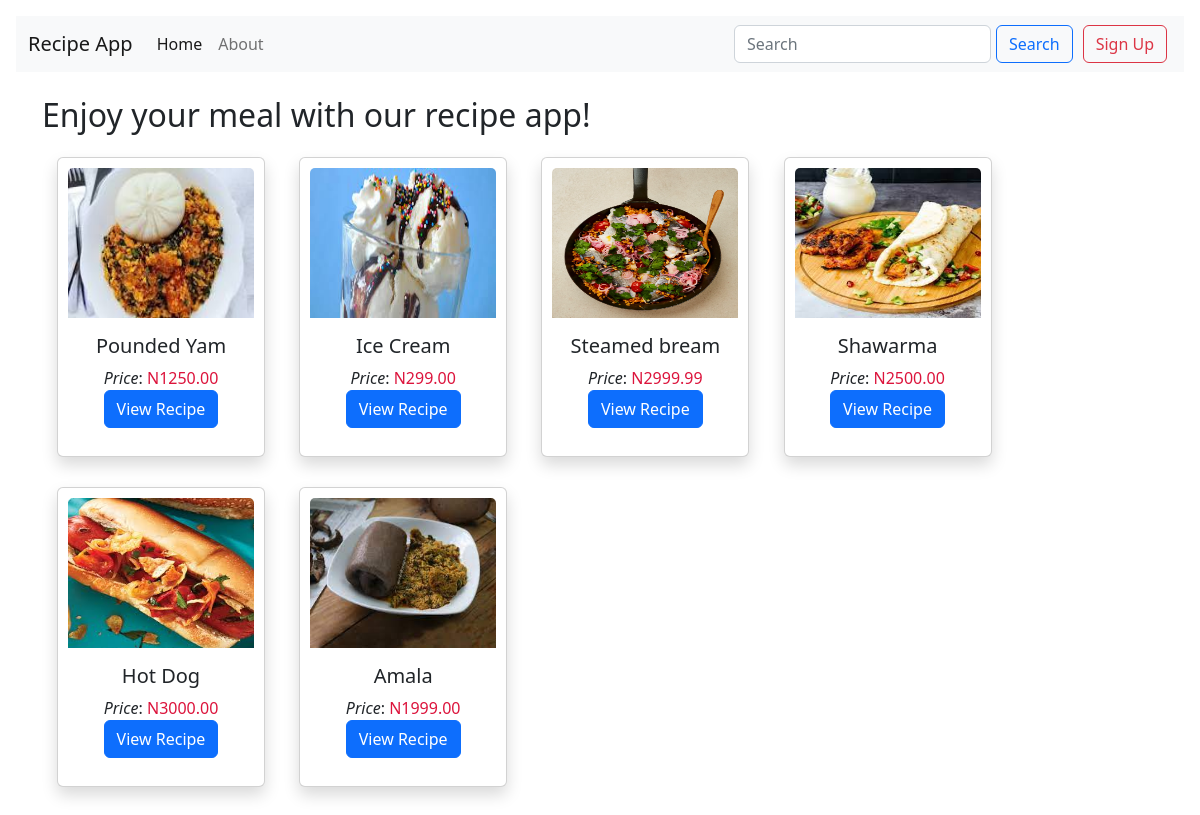
The app's page /, older data.
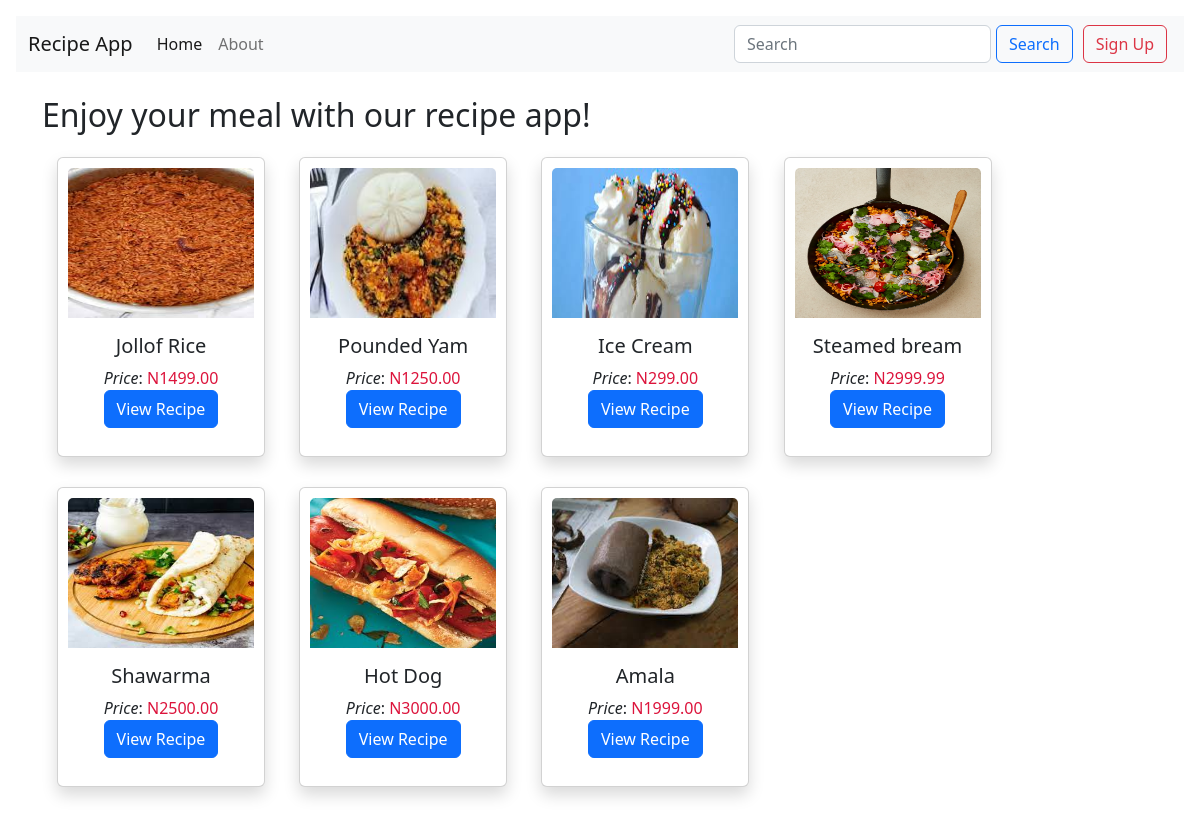
The same page, newer data.
### recipe_app/models.py (models this page shows, shortened)
class Recipe(models.Model):
    name = models.CharField(max_length=100)
    description = models.TextField()
    price = models.DecimalField(decimal_places=2, max_digits=10)
    image = models.ImageField(upload_to="recipes/")
    owner = models.ForeignKey(User, on_delete=models.CASCADE, null=True)
    date_created = models.DateTimeField(auto_now=True)

### recipe_app/views.py (the view)
# urls.py: path("", views.home, name="home"),
def home(request):
    user = request.user
    recipes = Recipe.objects.all()
    context = {
        "recipes": recipes,
        "user": user
    }
    return render(request, "recipe_app/index.html", context)

### templates/recipe_app/index.html
{% extends "recipe_app/layout.html" %}
{% block content %}
<h2>Enjoy your meal with our recipe app!</h2>
{% for recipe in recipes reversed %}
<div
  class="card shadow"
  style="
    width: 13rem;
    display: inline-flex;
    margin: 15px;
    padding: 10px;
    height: 300px;
  "
>
  <img
    src="{{recipe.image.url}}"
    class="card-img-top"
    alt="{{recipe.name}}"
    height="150px"
  />
  <div class="card-body" style="text-align: center">
    <h5 class="card-title">{{recipe.name}}</h5>
    <em>Price</em>:<span style="color: crimson"> N{{recipe.price}}</span><br />
    <a href="recipe/{{recipe.pk}}" class="btn btn-primary">View Recipe</a>
  </div>
</div>
{% endfor %} {% endblock content %}

Row changes from the older to the newer data that the page shows:
added Recipe: image (picture), name "Jollof Rice", price "1499.00"
